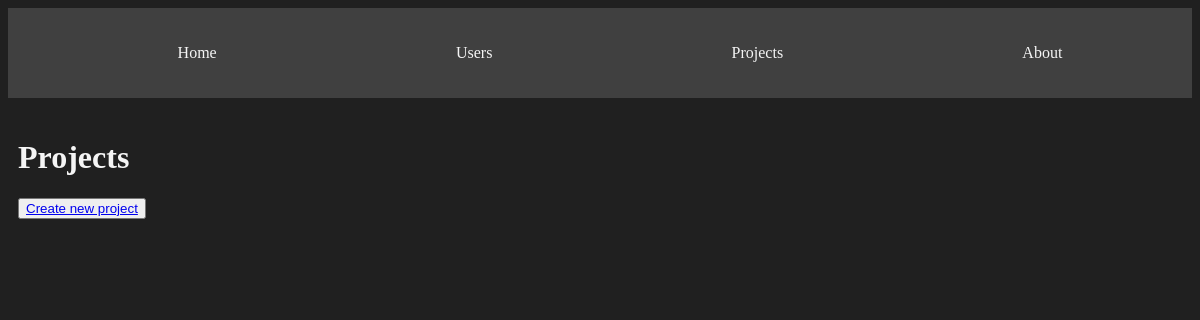
The page /projects/ on the database as committed earlier.
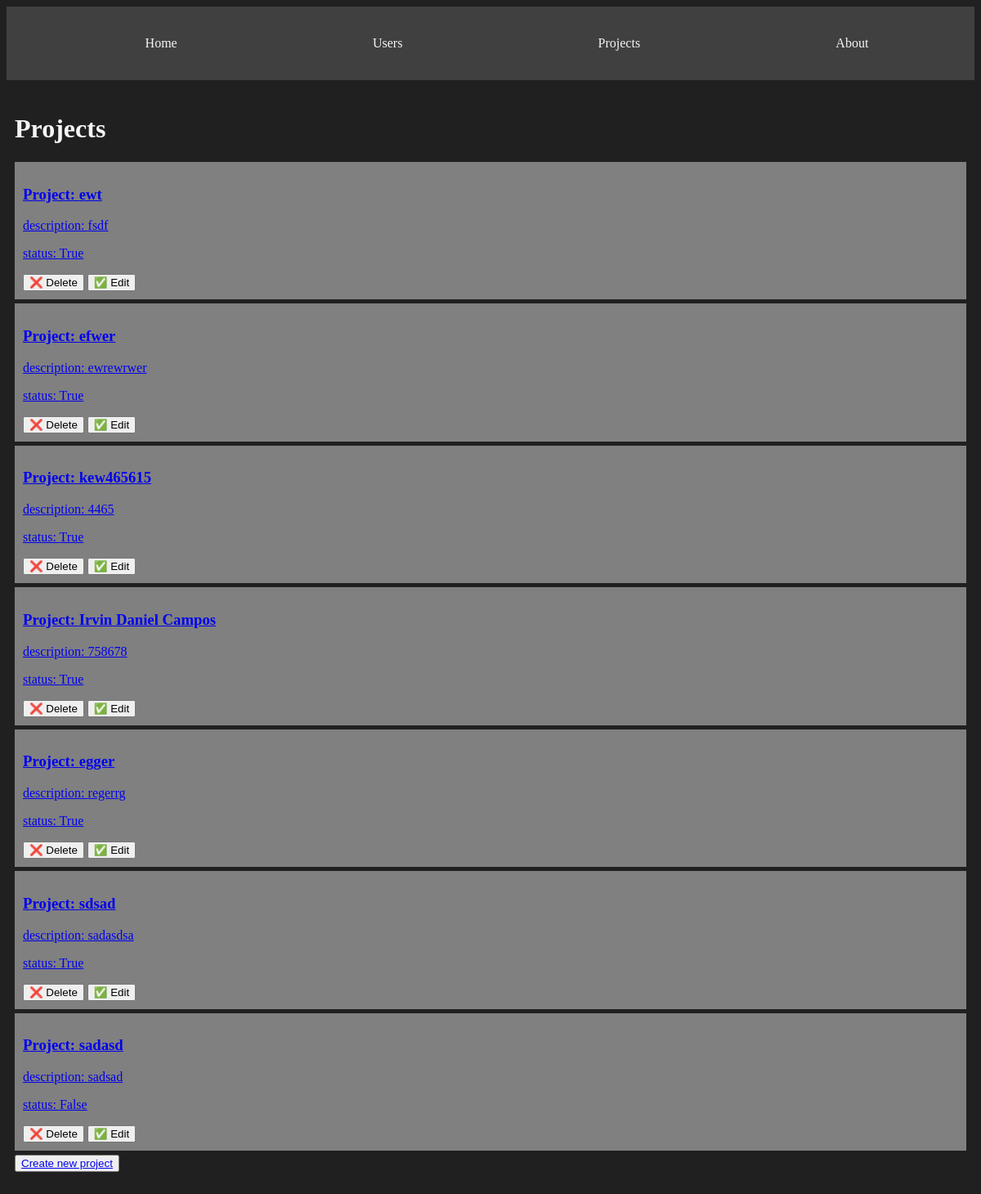
The same page on the database as committed later.
### djapp/models.py (models this page shows, shortened)
class Projects(models.Model):
    name = models.CharField(max_length=100)
    description = models.TextField()
    status = models.BooleanField(default=False)
    created_at = models.DateTimeField(auto_now_add=True)
    updated_at = models.DateTimeField(auto_now=True)

### djapp/views.py (the view)
# urls.py: path('projects/', views.projects, name='projects'),
def projects(request):
    project = Projects.objects.all()
    return render(request, 'projects/projects.html', {
        'projects': project
    })

### djapp/templates/projects/projects.html
{% extends 'layouts/base.html' %}
{% block content %}
<h1>Projects</h1>
{% for project in projects %}
<article class="card">
    <a href="{% url 'projectsById' project.id %}">
        <h3>Project: {{ project.name }}</h3>
        <p>description: {{ project.description }}</p>
        <p>status: {{ project.status }}</p>
    </a>
    <button> ❌ Delete </button>
    <button> ✅ Edit </button>
</article>
{% endfor %}
<div><button> <a href="{% url 'projectsCreate' %}">Create new project</a> </button></div>
{% endblock %}

### djapp/templates/layouts/base.html (shortened to what this page needs)
{% load static %}
<!DOCTYPE html>
<html lang="en">
<head>
    <link rel="stylesheet" href="{% static 'styles/main.css' %}">
</head>
<body>
    <nav class="navbar container">
        <ul>
            <li>
                <a href="{% url 'index' %}">Home</a>
            </li>
            <li>
                <a href="{% url 'users' %}">Users</a>
            </li>
            <li>
                <a href="{% url 'projects' %}">Projects</a>
            </li>
            <li>
                <a href="{% url 'about' %}">About</a>
            </li>
        </ul>
    </nav>
    <main class="container">
        {% block content %}
        {% endblock %}
    </main>
</body>
</html>

### djapp/static/styles/main.css (style rules this page uses)
body { background: #202020; color: whitesmoke; }
.navbar { background: #404040; padding: 5px 10px; }
.navbar ul { display: flex; justify-content: space-around; }
.navbar ul li { list-style: none; }
.navbar ul li a { color: whitesmoke; text-decoration: none; }
.container { max-width: 1200px; padding: 20px 10px; margin: auto; }
.card { background: gray; color: black; padding: 10px; margin-bottom: 5px; }

Rows that differ between the two databases and show on the page:
added Projects: name "ewt", description "fsdf", status "True"
added Projects: name "efwer", description "ewrewrwer", status "True"
added Projects: name "kew465615", description "4465", status "True"
added Projects: name "Irvin Daniel Campos", description "758678", status "True"
added Projects: name "egger", description "regerrg", status "True"
added Projects: name "sdsad", description "sadasdsa", status "True"
added Projects: name "sadasd", description "sadsad", status "False"
